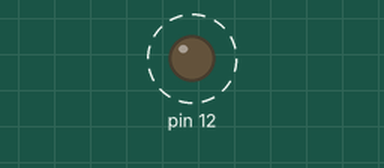
Bench run of a sketch on a simulated Arduino Uno, built with avr-gcc and run on an emulated ATmega328P. Shown: output pins drawn as LEDs (lit = HIGH). Dashed ring = blinking. What the sketch prints to the serial monitor is not drawn.

Above: at 0.2 s.
Timing chart, 0 to 3.0 s (numbered marks = the images above):
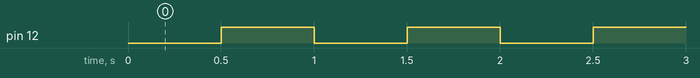

The sketch:

reference.ino
```cpp
unsigned long last=0; bool on=false;
void setup(){pinMode(12,OUTPUT);Serial.begin(9600);last=millis();}
void loop(){
  if(millis()-last>=500){ last+=500; on=!on; digitalWrite(12,on); if(on) Serial.println("tick"); }
}
```

Measured:
- by itself, pin 12: alternates HIGH for 0.50 s and LOW for 0.50 s
